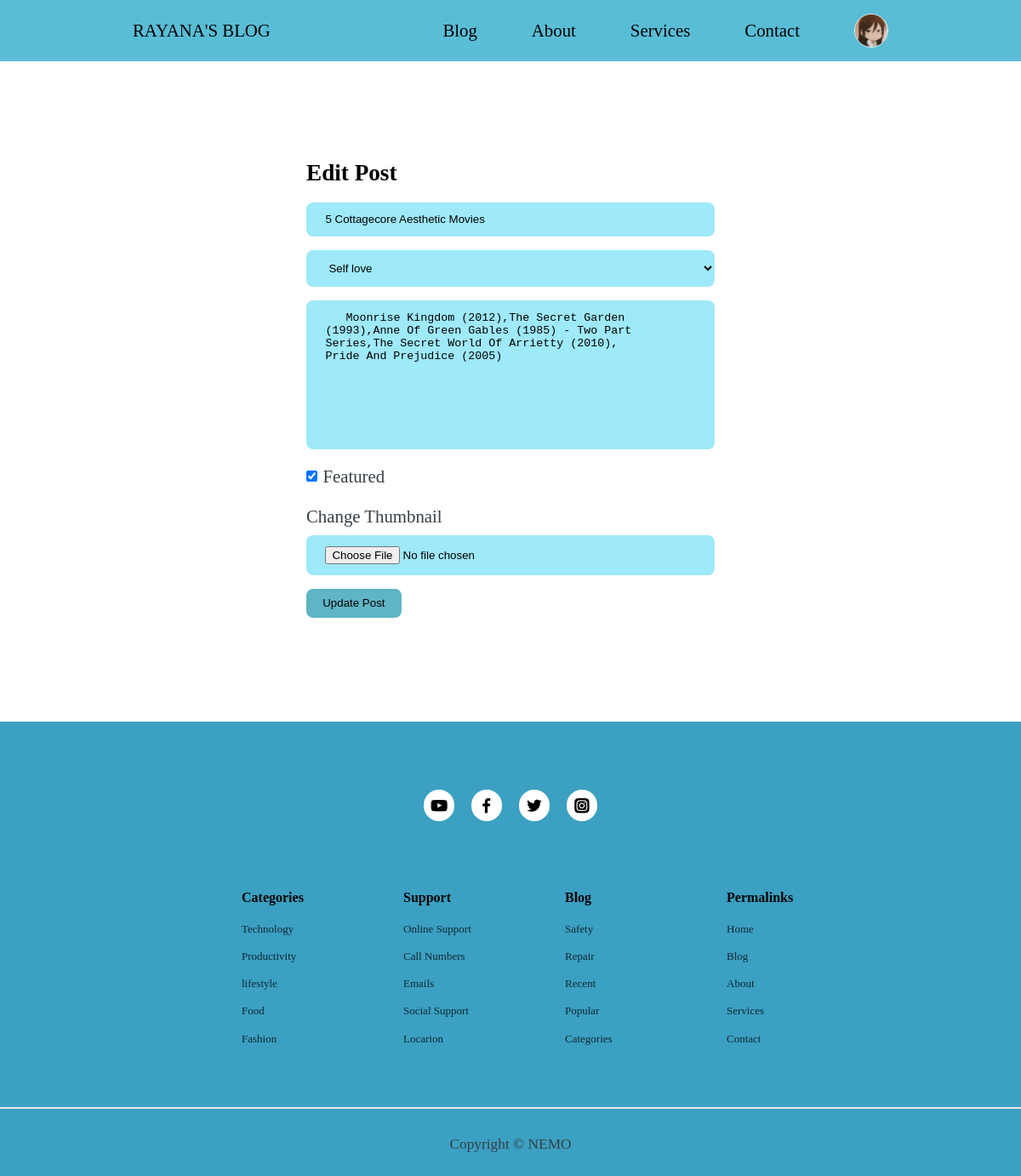
The app's page /admin/edit-post.php?id=26 (signed in) with its own data.
### tables this page shows
CREATE TABLE `users` (
  `id` int(11) UNSIGNED NOT NULL,
  `firstname` varchar(50) NOT NULL,
  `lastname` varchar(50) NOT NULL,
  `username` varchar(50) NOT NULL,
  `email` varchar(100) NOT NULL,
  `password` varchar(255) NOT NULL,
  `avatar` varchar(255) NOT NULL,
  `is_admin` tinyint(2) NOT NULL
);

CREATE TABLE `posts` (
  `id` int(11) UNSIGNED NOT NULL,
  `title` varchar(255) NOT NULL,
  `body` text NOT NULL,
  `thumbnail` varchar(255) NOT NULL,
  `date_time` timestamp NOT NULL DEFAULT current_timestamp(),
  `category_id` int(11) UNSIGNED DEFAULT NULL,
  `author_id` int(11) UNSIGNED NOT NULL,
  `is_featured` tinyint(1) NOT NULL
);

### admin/partials/header.php (called while the page is built, shortened)
<?php
require'../partials/header.php';

### admin/edit-post.php (the view, shortened to what this page needs)
<?php
    include 'partials/header.php';
$category_query="SELECT * FROM categories";
$categories=mysqli_query($connection,$category_query);
if(isset($_GET['id'])){
    $id =filter_var($_GET['id'],FILTER_SANITIZE_NUMBER_INT);
    $query="SELECT * FROM posts WHERE id=$id";
    $results=mysqli_query($connection,$query);
    $post=mysqli_fetch_assoc($results);
}
else{
    header('location:'.ROOT_URL.'admin/');
    die();
}
?>
<section class="form_section">
    <div class="container form_section-container">
        <h2>Edit Post</h2>
        <form action="<?= ROOT_URL ?>admin/edit-post-logic.php" enctype="multipart/form-data" method="POST">
            <input type="text" value="<?= $post['title'] ?>" name="title" placeholder="Title">
            <select  name="category">
                <?php while($category =mysqli_fetch_assoc($categories)) : ?>
                    <option value="<?= $category['id']?>"><?= $category['title'] ?></option>
                <?php endwhile ?>
            </select>
            <textarea rows="10" name="body" placeholder="Body"> <?= $post['body'] ?></textarea>
            <div class='form_control inline'>
                <input type="checkbox" id="is_featured" name="is_featured" value="1" checked>
                <label for="is_featured">Featured</label>
            </div>
            <div class="form_control">
                <label for="thumbnail">Change Thumbnail</label>
                <input type="file" name="thumbnail" id="thumbnail">
            </div>
            <button type="submit" name="submit" class="btn">Update Post</button>
            </form>
    </div>
</section>
<?php
    include '../partials/footer.php';
?>

### partials/header.php (shortened to what this page needs)
<?php
require 'config/database.php';
if(isset($_SESSION['user-id'])){
    $id=filter_var($_SESSION['user-id'], FILTER_SANITIZE_NUMBER_INT);
    $query="SELECT avatar FROM users WHERE id=$id";
    $result=mysqli_query($connection,$query);
    $avatar=mysqli_fetch_assoc($result);
}
?>
<!DOCTYPE html>
<html lang="en">
<head>
    <link rel="stylesheet" href="<?=ROOT_URL ?>./css/style.css">
    <link rel="stylesheet" href="https://unicons.iconscout.com/release/v4.0.0/css/line.css">
</head>
<body>
    <nav>
        <div class="container nav_container">
            <a href="<?=ROOT_URL ?>" class="nav_logo">RAYANA'S BLOG</a>
            <ul class="nav_items" id="nav_items">
                <li><a href="<?=ROOT_URL ?>blog.php">Blog</a></li>
                <li><a href="<?=ROOT_URL ?>about.php">About</a></li>
                <li><a href="<?=ROOT_URL ?>services.php">Services</a></li>
                <li><a href="<?=ROOT_URL ?>contact.php">Contact</a></li>
                <?php if (isset($_SESSION['user-id'])): ?>
                    <li class="nav_profile">
                    <div class="avatar">
                        <img src="<?= ROOT_URL . 'images/'.$avatar['avatar'] ?>">
                    </div>
                </li>
                <?php else : ?>
                <li><a href="<?=ROOT_URL ?>signin.php">Signin</a></li>
                <?php endif ?>
            </ul>
        </div>
    </nav>

### css/style.css (style rules this page uses)
:root { --color-primary:#5fb5c5; --color-primary-light:#4ca89b; --color-primary-variant: #000000; --color-red: #da0f3f; --color-red-light: hsl(346, 87%, 46%, 15%); --color-green: #00c476; --color-green-light: hsl(156, 100%, 38%, 15%); --color-gray-900: #9ee9fa; --color-gray-700: #41afb5; --color-gray-300: rgba(242, 242, 254, 0.3); --color-gray-200: #363f45; --color-white: #000000; --color-bg:#ece8e5; --transition: all 300ms ease; --container-width-lg: 74%; --container-width-md: 88%; --form-width: 40%; --card-border-radius-1: 0.3rem; --card-border-radius-2: 0.5rem; --card-border-radius-3: 0.8rem; --card-border-radius-4: 2rem; --card-border-radius-5: 3rem; }
* { margin:0; padding:0; outline:0; border:0; box-sizing:border-box; appearance: 0; list-style:none; text-decoration: none; }
body { font-family: poppins; line-height:1.5; color: var(--color-gray-200); overflow-x:hidden; background:#ffff; font-size:1.3rem; }
.container { width:var(--container-width-lg); max-width:1800px; margin-inline:auto; }
section { margin-top:3rem; width:100vw; }
h1,h2,h3,h4,h5 { color:var(--color-white); line-height: 1.3; }
h2 { font-size:1.7rem; margin:1rem 0; }
a { color:var(--color-white); transition:var(--transition); }
img { display:block; width:100%; object-fit:cover; cursor:pointer; }
nav { background:rgb(89, 189, 214); width:100vw; height: 4.5rem; position: fixed; cursor:pointer; top:0; z-index:10; }
.nav_container { height:100%; display:flex; align-items:center; justify-content:space-between; }
.avatar { width:2.5rem; height:2.5rem; border-radius:50%; overflow:hidden; border:0.1rem solid var(--color-bg); }
.nav_items { display:flex; align-items:center; gap: 4rem; }
.nav_profile { position:relative; cursor:pointer; }
.btn { display:inline-block; width:fit-content; padding:0.6rem 1.2rem; background-color: var(--color-primary); border-radius: var(--card-border-radius-2); cursor:pointer; transition:var(--transition); color:var(--color-white) }
.form_section { display: grid; place-items: center; height: 100vh; }
.form_section-container { width:var(--form-width); }
form { display:flex; flex-direction:column; gap:1rem; }
.form_control { display:flex; flex-direction:column; gap:0.4rem; }
.form_control.inline { flex-direction: row; align-items:center; }
input,textarea,select { padding:0.8rem 1.4rem; background-color: var(--color-gray-900); border-radius: var(--card-border-radius-2); resize:none; cursor:pointer; color:var(--color-white); }

### records on screen
users: avatar (picture)
posts: title "5 Cottagecore Aesthetic Movies", body "Moonrise Kingdom (2012),The Secret Garden (1993),Anne Of Green Gables (1985) - Two Part Series,The Secret World Of Arrietty (2010), Pride And Prejudice (2005)"

### other values on screen
form field category "Self love"
